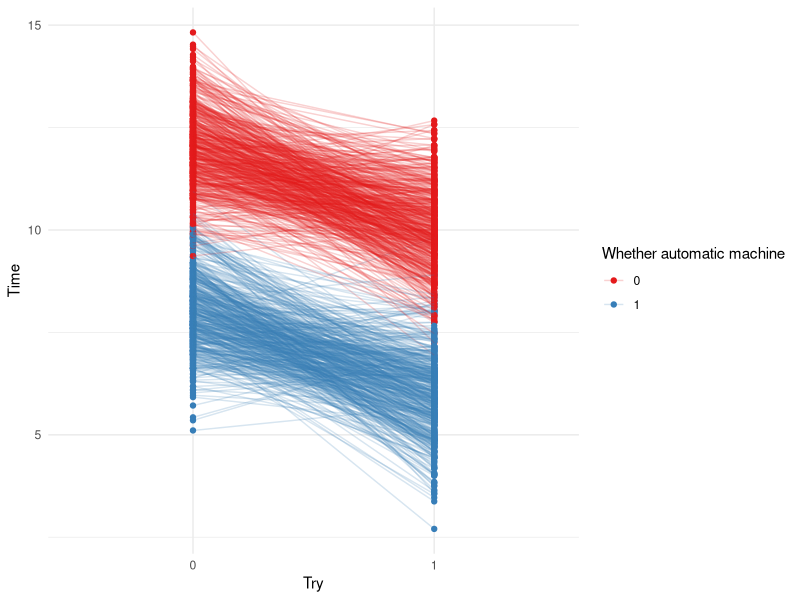

Write the R code that produced this figure.
## ---- chunk 1
library(tidyverse)
library(dplyr)
library(broom)
set.seed(4213)
n=1000
simulated_data <- tibble(person=rep(c(1:n), times=2),
                         try=c(rep(0, times=n), rep(1, times=n)),
                         treatment_group=rep(sample(x=0:1, size=n, replace=TRUE), times=2))
simulated_data <- simulated_data %>% 
  rowwise() %>% 
  mutate(time=case_when(
    try==0 & treatment_group==0 ~ rnorm(n=1, mean=12, sd=1),
    try==1 & treatment_group==0 ~ rnorm(n=1, mean=10, sd=1),
    try==0 & treatment_group==1 ~ rnorm(n=1, mean=8, sd=1),
    try==1 & treatment_group==1 ~ rnorm(n=1, mean=6, sd=1)))
## ---- chunk 2
simulated_regression <- 
  lm(time~treatment_group*try, data=simulated_data)
## ---- chunk 3
tidy(simulated_regression)
## ---- chunk 4
average_differences <- 
  simulated_data %>% 
  pivot_wider(names_from=try,
              values_from=time,
              names_prefix="try_") %>% 
  mutate(difference=try_1-try_0) %>% 
  group_by(treatment_group) %>% 
  summarise(average_difference=mean(difference))
average_differences

average_differences$average_difference[2] - average_differences$average_difference[1]
## ---- chunk 5
simulated_data$treatment_group <- 
  as.factor(simulated_data$treatment_group)
simulated_data$try <- 
  as.factor(simulated_data$try)
simulated_data %>% 
  ggplot(aes(x=try, y=time, color=treatment_group)) +
  geom_point() +
  geom_line(aes(group=person), alpha=0.2) +
  theme_minimal() +
  labs(x="Try",
       y="Time",
       color="Whether automatic machine") +
  scale_color_brewer(palette="Set1")
